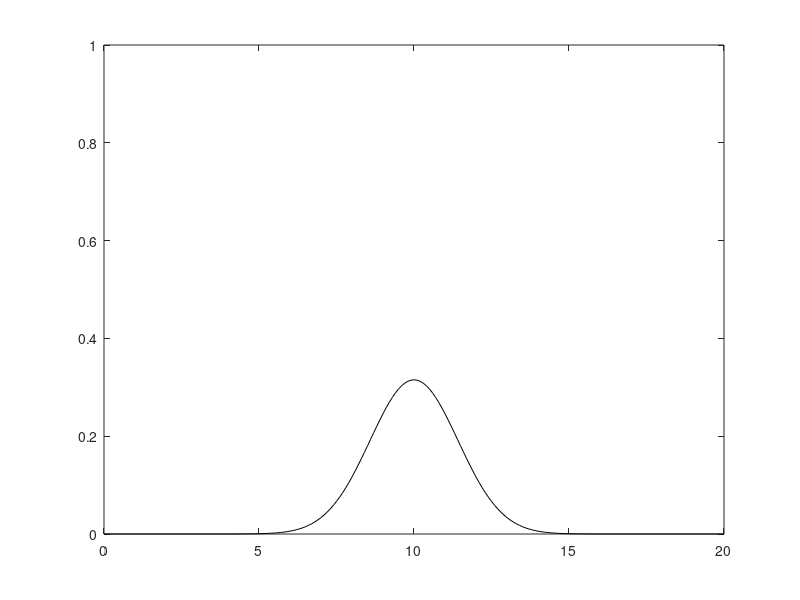

This figure's MATLAB source:
%Kendell Crowley

%ensuring previously stored data in MATLAB workspace is cleared
clc;
clear;

%Length
L = 20;
%Number of grids
N = 201;
%Equal spacing of x
x = linspace(0,L,N);

length(x)

%%change in x
dx = L/(N-1);
%%change in time
dt = 4e-3;
%initial time
t0 = 0.1;
%final time
tf = 1;
%initial x (center of rod)
x0 = 10;
%equal spacing interval for time
time = t0:dt:tf;

length(time)

%anonymous function for the analytical concentration gradient, 
%in terms of x,t,t0,x0, where x and t are variables (inputs a vector for x)
a_Conc = @(x,t) sqrt(t0/t).*exp(-(x-x0).^2/(4*t));

%initial concentration vector found to be used before iteration
c = a_Conc(x,t0);

%Iteration which finds the new concentration for each time step, and stores
%the vector into a 2D matrix for future use
for n = 1:length(time)    
    %new concentration gradiennt is found through old concetration value 
    %and finite difference discretization. Circshift is used for periodic 
    %boundary conditions
    c = c + dt*(circshift(c,-1) - 2*c + circshift(c,1))/dx^2;
    
    %After each new concentration gradient is found, the vector is stored
    %to be graphed in real time later
    cstore(n,:) = c;
end

%plots both the analytical and DiffEq concetration vs x over a period of
%time
for i = 1:length(time) 
    %plots the concentration gradient calculated through finite difference/
    %DiffEq
    plot(x,cstore(i,:),'k');
    hold on;
    
    %plots the analytical concentration as it varies with time to compare
    %with DiffEq method above
    %plot(x,a_Conc(x,time(i)),'r-');
    hold off;
    axis([0 L 0 1]);
    pause(0.01);
end